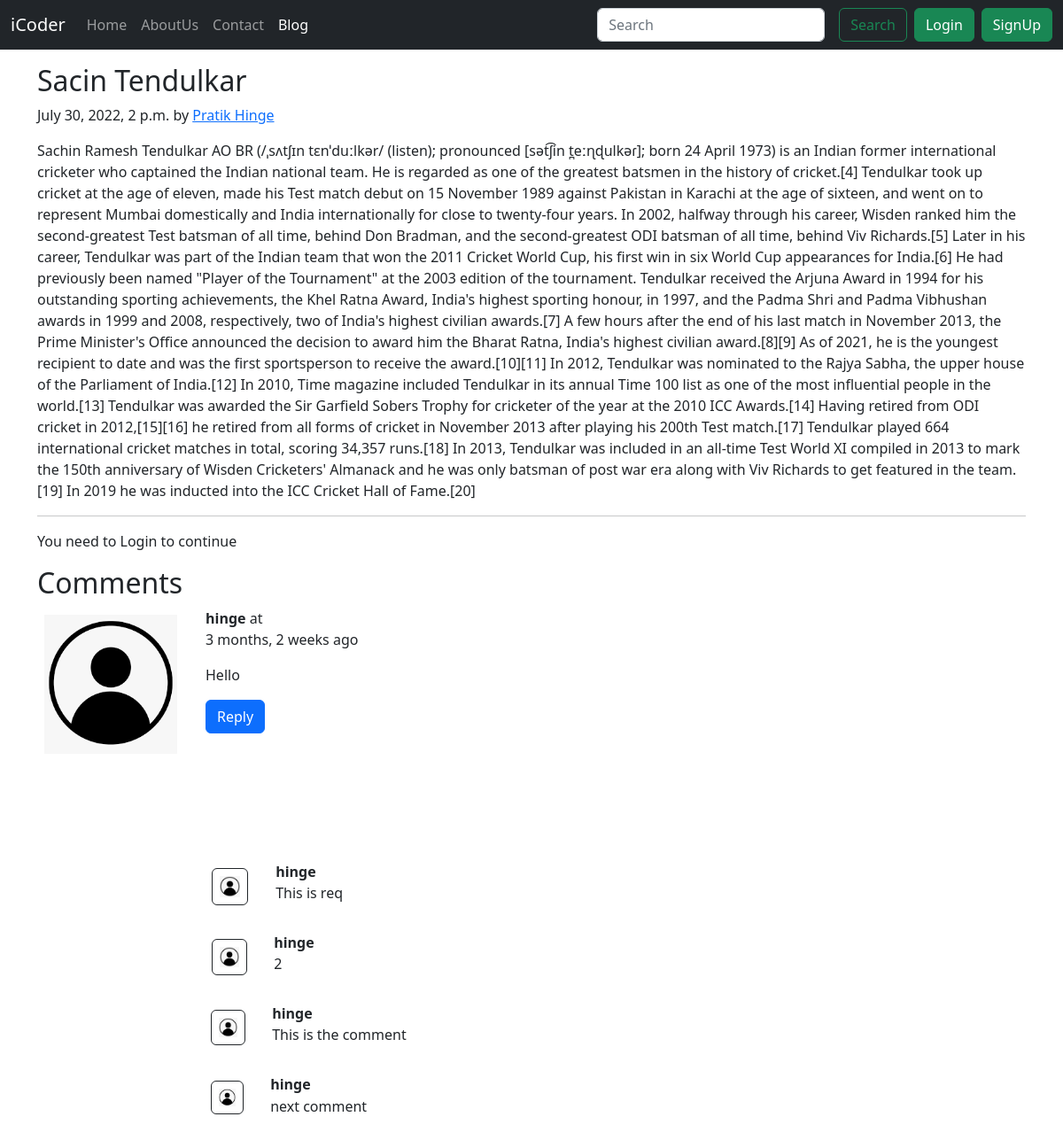
The app's page /blog/Sachin-Info with its own data.
### blog/models.py (models this page shows, shortened)
class Post(models.Model):
    sno = models.AutoField(primary_key=True)
    title= models.CharField(max_length=100)
    featuredPost = models.CharField(max_length=100)
    context= models.TextField()
    slug = models.CharField(max_length=150)
    author= models.CharField(max_length=200)
    timeStamp = models.DateTimeField(blank=True)

class BlogComment(models.Model):
    sno= models.AutoField(primary_key=True)
    comment = models.TextField()
    user = models.ForeignKey(User ,on_delete = models.CASCADE)
    post = models.ForeignKey(Post, on_delete = models.CASCADE)
    parent = models.ForeignKey('self', on_delete = models.CASCADE, null=True)
    timestamp = models.DateTimeField(default = now)

### blog/views.py (the view)
# urls.py: path('<str:slug>', views.blogPost, name="blogPost"),
def blogPost(request,slug):
    post = Post.objects.filter(slug = slug).first()
    comments = BlogComment.objects.filter(post=post,parent = None)
    replies= BlogComment.objects.filter(post=post).exclude(parent=None)
    replyDict={}
    for reply in replies:
        if reply.parent.sno not in replyDict.keys():
            replyDict[reply.parent.sno]=[reply]
        else:
            replyDict[reply.parent.sno].append(reply)
    context={'post':post, 'comments': comments, 'user': request.user, 'replyDict': replyDict}
    return render(request , 'blog/blogPost.html' , context)

### blog/templatetags/extras.py (called while the page is built)
@register.filter(name='get_val')
def get_val(dict, key):
    return dict.get(key)

### templates/blog/blogPost.html (shortened to what this page needs)
{% extends 'base.html' %}
{% block blog %} active {% endblock blog %}
{% block body %}
{% load humanize %}
{% load extras %}
<div class="container my-3">
  <div class="blog-post">
    <h2 class="blog-post-title">{{post.title}}</h2>
    <p class="blog-post-meta">{{post.timeStamp}} by <a href="#">{{post.author}}</a></p>
    <p>{{post.context}}</p>
    <hr>
  </div>
</div>
<div class="container">
  {% if user.is_authenticated %}
  <form method="post" action="/blog/postComment">
    {%csrf_token%}
    <div class="mb-3">
      <label for="Comment" class="form-label">Comment</label>
      <input type="text" class="form-control mb-2" id="comment" name="comment"
        placeholder="Place your comment here">
      <input type="hidden" name="postSno" value="{{post.sno}}">
      <button type="submit" class="btn btn-primary"> Submit </button>
      {% else %}
      <p>You need to Login to continue</p>
      {%endif%}
    </div>
    </<form>
    {% for comment in comments %}
    <div class="container">
      <h2>Comments</h2>
      <div class="row">
        <div class="col-md-2">
          <img class="rounded mx-auto d-block w-100 p-2"
            src="/static/img/Django.png" alt="user">
        </div>
        <div class="col-md-10">
          <b> {{comment.user.username}} </b> at <p>
            {{comment.timestamp|naturaltime}} </p>
          <div><p> {{comment.comment}} </p></div>
          <p>
            <button class="btn btn-primary" type="button"
              data-bs-toggle="collapse"
              data-bs-target="#replyBox{{comment.sno}}""
              aria-expanded="false" aria-controls="replyBox{{comment.sno}}">
              Reply
            </button>
          </p>
          <div style="min-height: 120px;">
          </div>
          <div class="replies my-2 ">
            {% for reply in replyDict|get_val:comment.sno %}
            <div class="row my-2">
              <div class="col-md-1 ">
                <img class="rounded mx-auto d-block w-75 my-2 border border-dark
                  p-2" src="/static/img/Django.png" alt="user">
              </div>
              <div class="col-md-11">
                <div class="col-md-11 ">
                  <b> {{reply.user.username}} </b> <span class="badge
                    badge-secondary ">{{reply.timestamp| naturaltime}}</span>
                  <div>{{reply.comment}}</div>
                </div>
                <br>
              </div>
              {% endfor %}
            </div>
          </div>
        </div>
      </div>
      {%endfor%}
      {% endblock %}

### templates/base.html (shortened to what this page needs)
<!doctype html>
<html lang="en">
  <head>
    <link
      href="https://cdn.jsdelivr.net/npm/bootstrap@5.2.0/dist/css/bootstrap.min.css"
      rel="stylesheet"
>
  </head>
  <body>
    <nav class="navbar navbar-expand-lg navbar-dark bg-dark">
      <div class="container-fluid">
        <a class="navbar-brand" href="#">iCoder</a>
        <div class="collapse navbar-collapse" id="navbarSupportedContent">
          <ul class="navbar-nav me-auto mb-2 mb-lg-0">
            <li class="nav-item ">
              <a class="nav-link {%block homeactive %} {% endblock homeactive%}"
                href="/">Home</a>
            </li>
            <li class="nav-item ">
              <a class="nav-link {%block aboutus%} {%endblock aboutus%}"
                href="/aboutus">AboutUs</a>
            </li>
            <li class="nav-item ">
              <a class="nav-link {% block contact %} {% endblock contact %}"
                href="/contact">Contact</a>
            </li>
            <li class="nav-item ">
              <a class="nav-link {% block blog %} {% endblock blog %}"
                href="/blog">Blog</a>
            </li>
          </ul>
          <form method="get" action="/search" class="d-flex" role="search">
            <input class="form-control me-2" type="search" placeholder="Search"
              name="search" id="search" aria-label="Search">
            <button class="btn btn-outline-success mx-2" type="submit">Search</button>
          </form>
          {% if user.is_authenticated %}
          <div class="dropdown">
            <button class="btn btn-secondary dropdown-toggle" type="button" data-bs-toggle="dropdown" aria-expanded="false">
              Welcome {{request.user}}
            </button>
            <ul class="dropdown-menu">
              <li><a class="dropdown-item" href="/logout">Logout</a></li>
            </ul>
          </div>
            </div>
          {% else %}
          <button type="button" class="btn btn-success me-2"
            data-bs-toggle="modal" data-bs-target="#LoginModal">
            Login
          </button>
          <button type="button" class="btn btn-success" data-bs-toggle="modal"
            data-bs-target="#SignUpModal">
            SignUp
          </button>
          {% endif %}
        </div>
      </div>
    </nav>
    {% block body %}
    {%endblock body%}
  </body>
</html>

### records on screen
Post: title "Sacin Tendulkar", timeStamp "July 30, 2022, 2 p.m.", author "Pratik Hinge", context "Sachin Ramesh Tendulkar AO BR (/ˌsʌtʃɪn tɛnˈduːlkər/ (listen); pronounced [sət͡ʃin t̪eːɳɖulkəɾ]; born 24 April 1973) is an Indian former international cricketer who captained the Indian national team. He is regarded as one of the greatest batsmen in the history of cricket.[4] Tendulkar took up cricket at the age of eleven, made his Test match debut on 15 November 1989 against Pakistan in Karachi at the age of sixteen, and went on to represent Mumbai domestically and India internationally for close to twenty-four years. In 2002, halfway through his career, Wisden ranked him the second-greatest Test batsman of all time, behind Don Bradman, and the second-greatest ODI batsman of all time,…"
BlogComment: user.username "hinge", timestamp "3 months, 2 weeks ago", comment "Hello"
BlogComment: user.username "hinge", comment "This is req"
BlogComment: user.username "hinge", comment "2"
BlogComment: user.username "hinge", comment "This is the comment"
BlogComment: user.username "hinge", comment "next comment"
